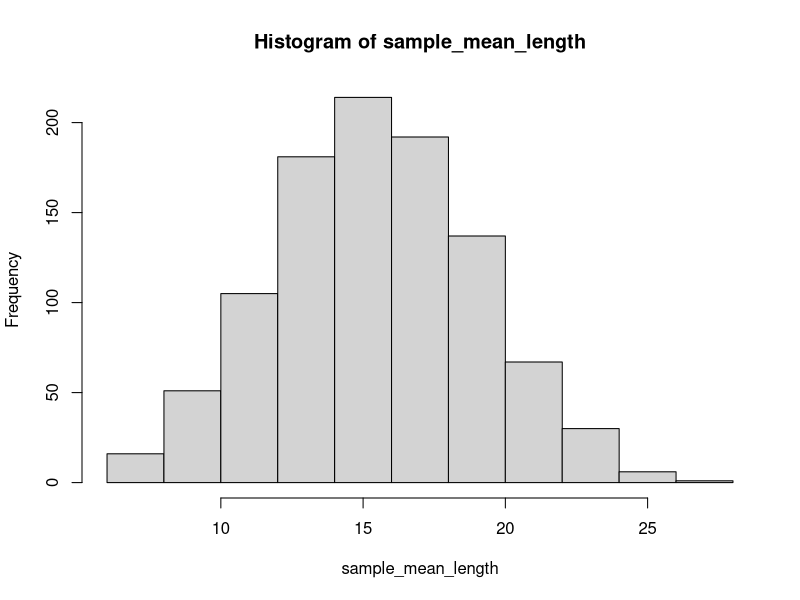

Recreate this plot in R.
#### Analysis of Biological Data Labs -- Learning the tools ####
## UBC Edition
## Lab 3. Sampling
# This file contains all of the commands in the Learning the Tools section of 
# Lab 3. 

#  Sampling

sample.int(n = 25, size = 5)

# Let's write a function to speed up the Week 3 lab, that takes a data frame
# with some number of shell measurements and:
#    (1) Sample x individuals by row and display
#    (2) Display the meansures for those rows
#    (3) Calculate the mean of those measures


length=seq(1:30)
population_data = as.data.frame(length) ### Replace with your real data!

# For the following function "mean_from_a_sample", datalist should be a column
# that gives a list of a single numerical variable over a number of individuals.
# This will represent the population from which the sample is taken.

# sample_size is the number of individuals that you want to
# have in the sample

mean_from_a_sample <- function(datalist,sample_size) {
  population_size = length(datalist)  # Establish the size of the "population"
  sample_numbers = sample.int(population_size,sample_size)  # chooses which individuals to sample
  sample_values = datalist[sample_numbers]  # Looks up the values for those individuals in the data
  sample_mean = mean(sample_values,na.rm=TRUE)   # Calculates the mean of thoise sampled individuals
  sample_mean
}


#####   Copy the above function all the way to here to paste into the console.

##### Taking 1000 samples and listing the mean of each sample

sample_mean_length = rep(0,1000)
for(i in 1:1000) sample_mean_length[i]= mean_from_a_sample(population_data$length,5)

##Calculating the mean of all sample means

mean(sample_mean_length)
hist(sample_mean_length)
